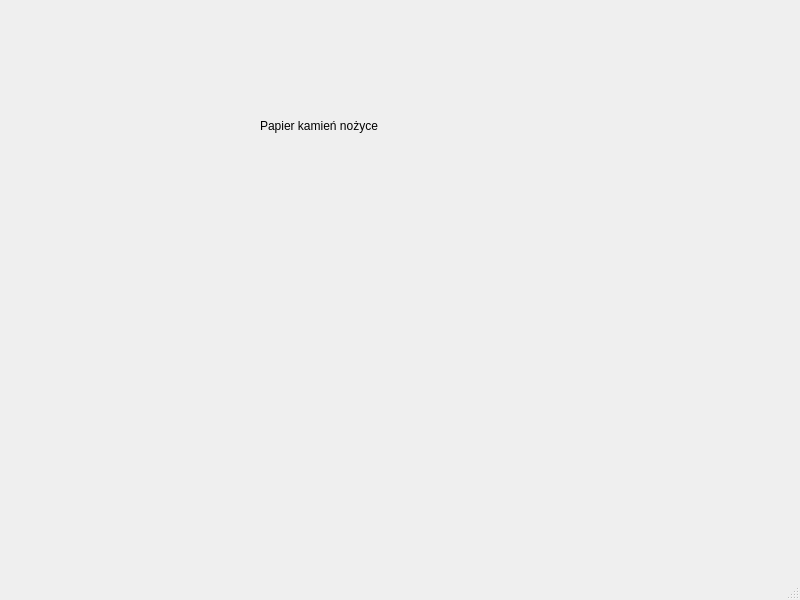
<?xml version="1.0" encoding="UTF-8"?>
<ui version="4.0">
 <class>MainWindow</class>
 <widget class="QMainWindow" name="MainWindow">
  <property name="geometry">
   <rect>
    <x>0</x>
    <y>0</y>
    <width>800</width>
    <height>600</height>
   </rect>
  </property>
  <property name="windowTitle">
   <string>MainWindow</string>
  </property>
  <widget class="QWidget" name="centralwidget">
   <widget class="QLabel" name="label">
    <property name="geometry">
     <rect>
      <x>260</x>
      <y>70</y>
      <width>181</width>
      <height>111</height>
     </rect>
    </property>
    <property name="text">
     <string>Papier kamień nożyce</string>
    </property>
   </widget>
  </widget>
  <widget class="QMenuBar" name="menubar">
   <property name="geometry">
    <rect>
     <x>0</x>
     <y>0</y>
     <width>800</width>
     <height>21</height>
    </rect>
   </property>
  </widget>
  <widget class="QStatusBar" name="statusbar"/>
 </widget>
 <resources/>
 <connections/>
</ui>
